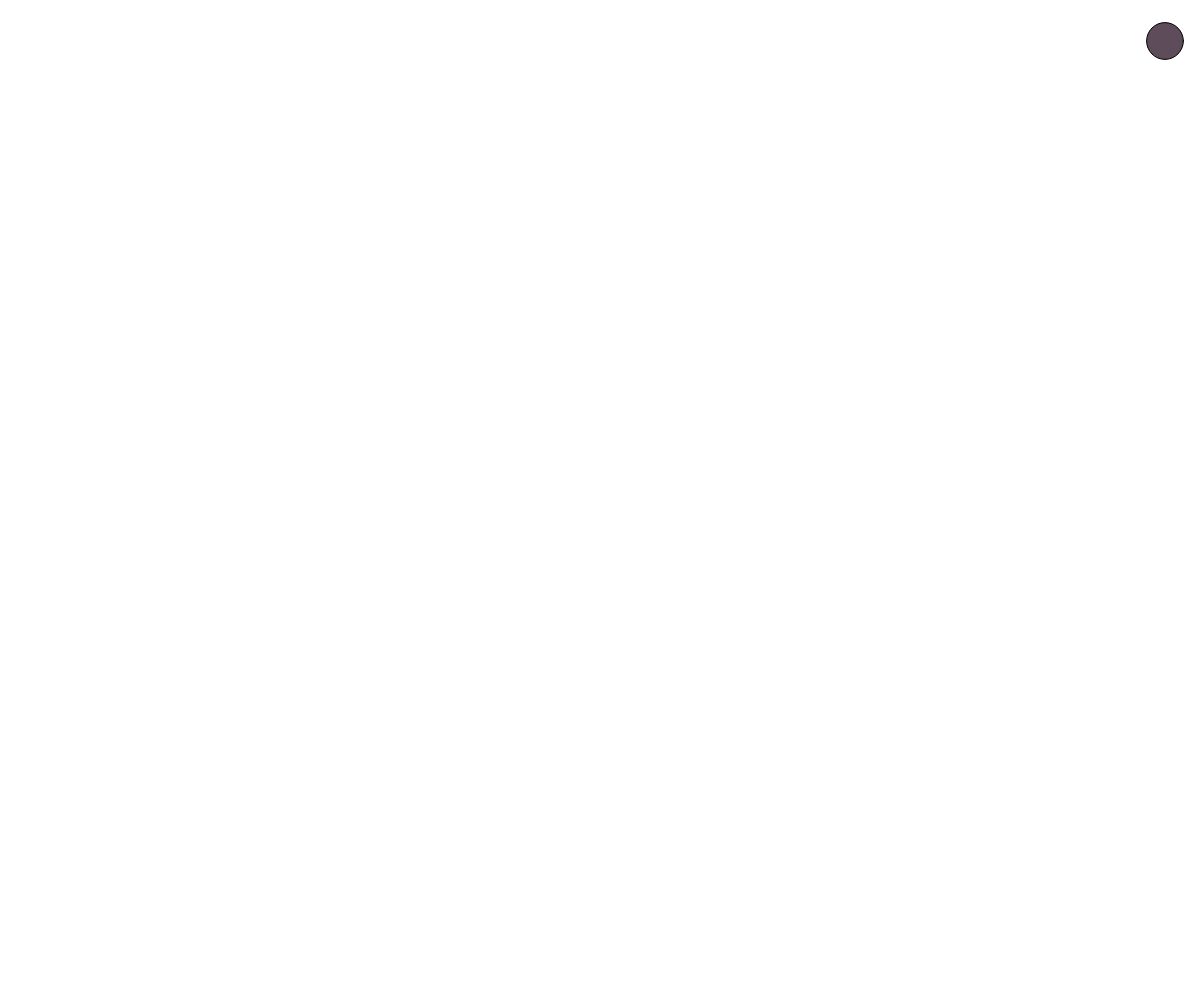
Frame 1 (no input)
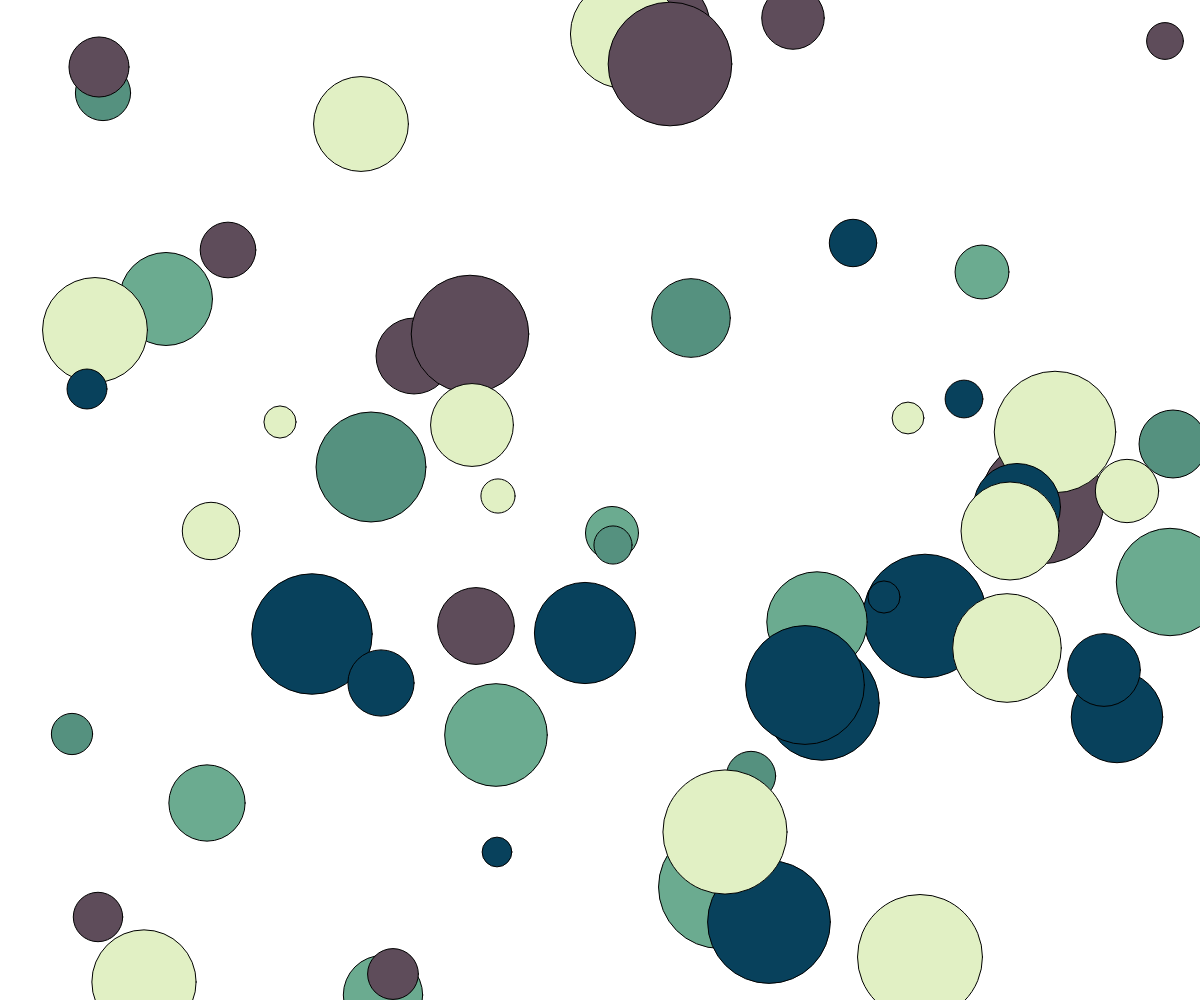
Frame 60 (no input)
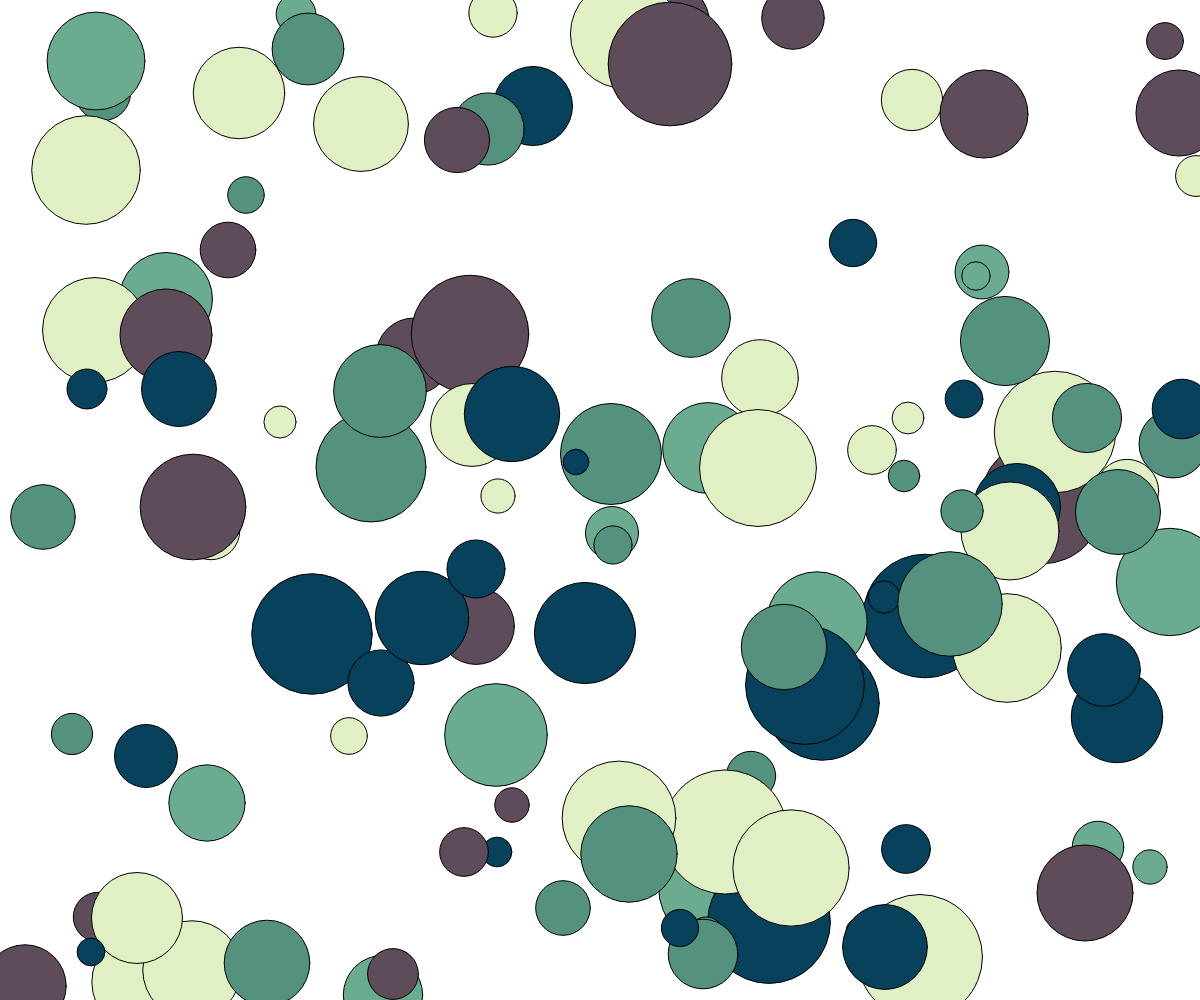
Frame 120 (the mouse pressed at the canvas centre since frame 60)

The p5.js sketch that drew these frames (run headless with seeded random() and noise() and a simulated clock; from frame 60 on, the mouse is pressed at the canvas centre):

// p5.js sketch
// ── sketch.js
const canvasWidth = window.innerWidth;
const canvasHeight = window.innerHeight; 
const colors = ["#08415c", "#e1f0c4", "#6bab90", "#55917f", "#5e4c5a"];  //arrays starts at 0,1,2,.... fill(colors[2])

function randomFloat(min, max) { 
	// min and max included 
	return Math.random() * (max - min) + min;
}

function randomInt(min, max) { 
	// min and max included 
	return Math.floor(Math.random() * (max - min + 1)) + min;
}

function setup() {
    createCanvas(canvasWidth, canvasHeight);
    // frameRate(2);
//    //let counter = 0;
//     while (counter < 500) {
//     const i =randomInt (0, 4);
//     console.log("the index is:", i);
//     fill(colors[i]);
    
    // draw a random circle:
    // let x = randomInt(0, canvasWidth);
    // let y = randomInt(0, canvasHeight);
    // let size = randomFloat(25, 125);
    // let multiplier1 = randomInt (-1, 1);
    // let multiplier2 = randomInt (-1, 1 );
    // if (counter % 3 == 0) {
    //     square (x, y, size);
    // } else if (counter % 3 ==1) {
    //     circle (x, y, x + multiplier1*size, y + multiplier2 * size);
    // }
    // console.log(x,y,size);
    // circle(x, y, size);
    // square(x, y, size);
    // triangle(
    //     x, y - size / 2, 
    //     x - size / 2.25, y + size / 4.3,
    //     x + size / 2.25, y + size / 4.3
    // );

    // counter+=1; //changes counter value by addin one so it does not repeat indefinietly
}



// // anything that you want to animate goes in this function:  
//insert counter before draw below 
let counter = 0;
function draw() {
    const i =randomInt (0, 4);
   
    fill(colors[i]);
    

    // draw a random circle:
    let x = randomInt(0, canvasWidth);
    let y = randomInt(0, canvasHeight);
    let size = randomFloat(25, 125);
 
  
   
    circle(x, y, size);
   
    counter+=1;
}




 
// // 1. draw a random square:
// square(x, y, size);

// // 2. draw a random triangle:
// triangle(
//     x, y - size / 2, 
//     x - size / 2.25, y + size / 4.3,
//     x + size / 2.25, y + size / 4.3
// );

// // 3. draw a random line:
// let coefX = randomFloat(-3, 3);
// let coefY = randomFloat(-3, 3);
// line(x, y, x + size * coefX, y + size * coefY);
